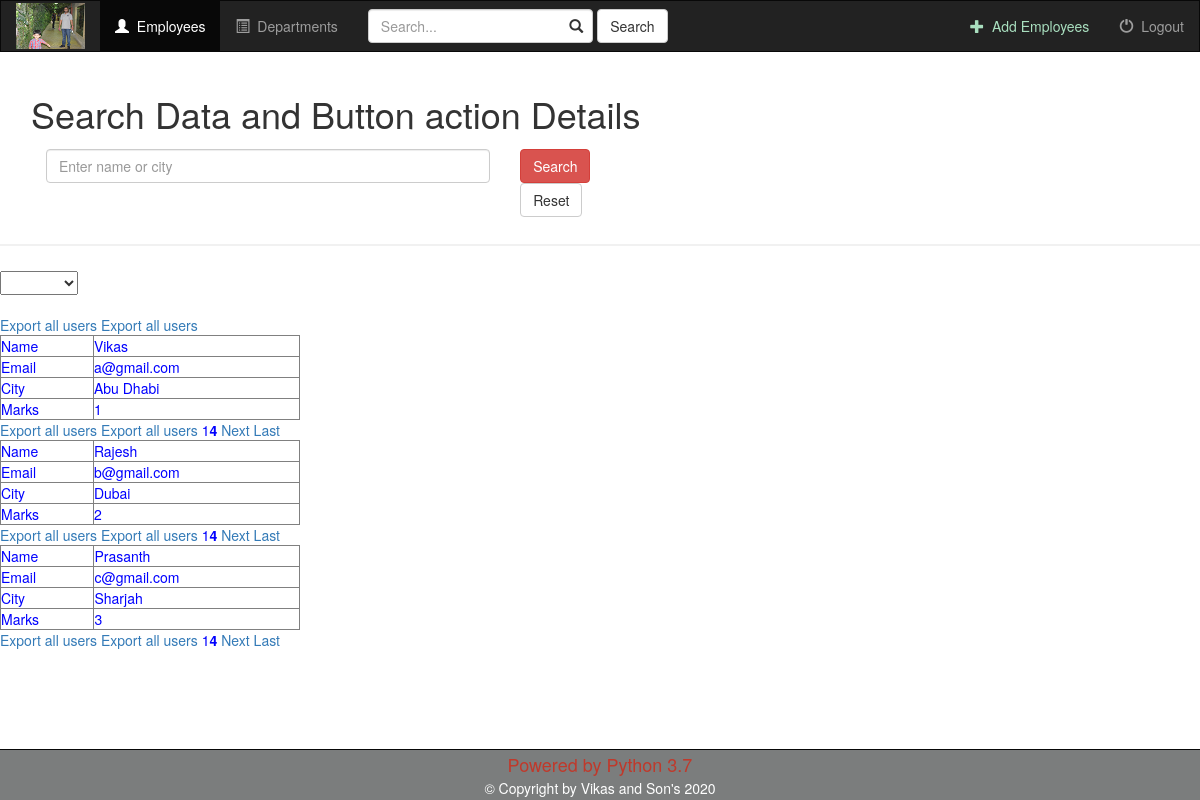
The page /music/search/ on the database its author committed.
### music/models.py (models this page shows, shortened)
class Student(models.Model):
    name = models.CharField(max_length=250)
    email = models.CharField(max_length=500)
    city = models.CharField(max_length=500)
    marks = models.CharField(max_length=500)

### music/views.py (the view)
# urls.py: path('search/', views.search, name='search'),
def search(request):
    results = Student.objects.all()
    paginator = Paginator(results, 3)
    page = request.GET.get('page')
    results = paginator.get_page(page)
    context = {'sr': results}
    return render(request, 'music/search.html', context)

### music/templates/music/search.html (shortened to what this page needs)
{% extends 'music/base.html' %}
{% load static %}
{% block body %}
<div class="container">
    <h1> Search Data and Button action Details</h1>
    <form method="post" action="{% url 'music:search' %}">
        <div class="form-group">
            <div class="col-lg-5">
                <input type="text" name="search" class="form-control" placeholder="Enter name or city">
            </div>
            <label class="col-lg-2">
                <button type="submit" class="btn btn-danger" value="1" name="searchbtn">Search</button>
                <button type="submit" class="btn btn-default" value="2" name="resetbtn">Reset</button>
            </label>
        </div>
    </form><br>
</div>
<div>
    <hr>
    <select name="employeeid" id="employeeid" width="150px">
        <option disabled="true" selected="--Select Employeee Name--"></option>
         {% for result in sr %}
        <option value="{{ result.id}}">{{result.name}}</option>
        {% endfor %}
    </select>
</div>
<br>
<div style="color: blue">
    {% if sr %}
    <a href="{% url 'music:exportdata' %}">Export all users</a>
    <a href="{% url 'music:generate_PDF' %}">Export all users</a>
        {% for k in sr %}
          <table border="1px" width="300px">
              <tr>
                  <td>Name</td>
                  <td>{{ k.name }}</td>
              </tr>
              <tr>
                  <td>Email</td>
                  <td>{{ k.email }}</td>
              </tr>
              <tr>
                  <td>City</td>
                  <td>{{ k.city }}</td>
              </tr>
              <tr>
                  <td>Marks</td>
                  <td>{{ k.marks }}</td>
              </tr>
          </table>
    <a href="{% url 'music:exportdata' %}">Export all users</a>
    <a href="{% url 'music:generate_PDF' %}">Export all users</a>
    {{ sr.number }}<b>{{ sr.paginator.num_pages }}</b>
    {% if sr.has_next %}
    <a href="?page={{ sr.next_page_number }}">Next</a>
    <a href="?page={{ sr.paginator.num_pages }}">Last</a>
    {% endif %}
        {% endfor %}
    {% endif %}
</div>
{%  endblock %}

### music/templates/music/base.html (shortened to what this page needs)
<!DOCTYPE html>
<html lang="en">
<head>
    {% load static %}
    <link href="https://cdnjs.cloudflare.com/ajax/libs/select2/4.0.13/css/select2.min.css" rel="stylesheet" />
    <link rel="stylesheet" href="https://maxcdn.bootstrapcdn.com/bootstrap/3.4.1/css/bootstrap.min.css"/>
    <link rel="stylesheet" type="text/css" href="{% static 'music/style.css' %}" />
</head>
<body class="{% block body_class %}{% endblock %}">
<nav class="navbar navbar-inverse">
    <div claass="container-fluid">
        <div class="navbar-header">
            <a class="navbar-brand" href="{% url 'music:index' %}"><img src="{% static 'music/images/new_logo.png'%}" alt="Vikas"></a>
        </div>
        <div class="collapse navbar-collapse" id="topNavBar">
            <ul class="nav navbar-nav">
                <li class="active">
                    <a href="{% url 'music:index' %}">
                        <span class="glyphicon glyphicon-user" aria-hidden="true"></span>&nbsp Employees
                    </a>
                </li>
                <li class="">
                    <a href="#">
                        <span class="glyphicon glyphicon-list-alt" aria-hidden="true"></span>&nbsp Departments
                    </a>
                </li>
            </ul>
            <form class="navbar-form navbar-left" role="search" method="get" action="#">
                <div class="form-group has-feedback">
                       <input type="text" class="form-control" name="q" value="" placeholder="Search...">
                 </div>
                <button type="submit" class="btn btn-default">Search</button>
            </form>
            <ul class="nav navbar-nav navbar-right">
                <li class="">
                    <a href="{% url 'music:createleave' %}" style="color:#A9DFBF">
                        <span class="glyphicon glyphicon-plus" aria-hidden="true"></span>&nbsp Add Employees
                    </a>
                </li>
                <li class="">
                    <a href="#">
                        <span class="glyphicon glyphicon-off" aria-hidden="true"></span>&nbsp Logout
                    </a>
                </li>
            </ul>
        </div>
    </div>
</nav>
{% block body %}
{% endblock %}
<footer class="footer">
    <div class="navbar navbar-inverse text-center footer-copyright navbar-fixed-bottom footerColor" style="background-color:#7B7D7D;color: white;">
        <div class="navbar-inner">
            <div class="container">
                <span style="color:#C0392B;font-size: large;">Powered by Python 3.7</span>
                <br>
                <span>© Copyright by Vikas and Son's
                </span>
            </div>
        </div>
    </div>
</footer>
</body>
</html>

### music/static/music/style.css (style rules this page uses)
.navbar { border-radius: 0; }
.navbar-brand { font-family: 'Satisfy', cursive; margin-top:0; padding-top:2px; }
.footerColor { background-color: #626567; color: white; }
button { margin-right: 20px; }
.container { padding: 2px 16px; }
hr { border: 1px solid #f1f1f1; margin-bottom: 25px; }

### rows shown on the page
Student: name "Vikas", email "a@gmail.com", city "Abu Dhabi", marks "1", number "1", paginator.num_pages "4"
Student: name "Rajesh", email "b@gmail.com", city "Dubai", marks "2", number "1", paginator.num_pages "4"
Student: name "Prasanth", email "c@gmail.com", city "Sharjah", marks "3", number "1", paginator.num_pages "4"
